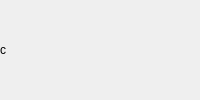
<?xml version="1.0" encoding="UTF-8"?>
<ui version="4.0">
 <class>FramePollControls</class>
 <widget class="QWidget" name="FramePollControls">
  <layout class="QHBoxLayout" name="layout_controls">
   <property name="leftMargin"><number>0</number></property>
   <property name="topMargin"><number>0</number></property>
   <property name="rightMargin"><number>0</number></property>
   <property name="bottomMargin"><number>0</number></property>
   <property name="spacing"><number>8</number></property>
   <item><layout class="QHBoxLayout" name="layout_continuous"/></item>
   <item><layout class="QHBoxLayout" name="layout_interval"/></item>
   <item><widget class="QLabel" name="label_seconds"><property name="text"><string>с</string></property></widget></item>
   <item><layout class="QHBoxLayout" name="layout_refresh"/></item>
  </layout>
 </widget>
 <resources/>
 <connections/>
</ui>
